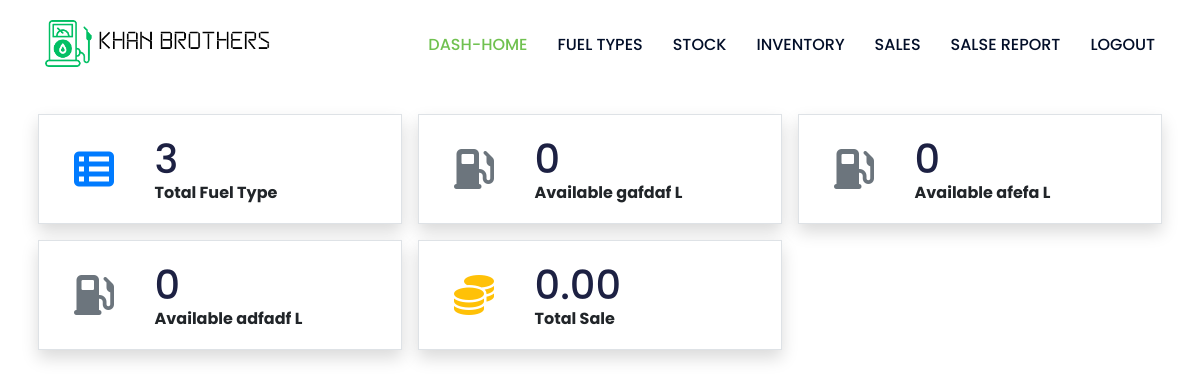
Before: /kb-dash/ (signed in) with the older database file.
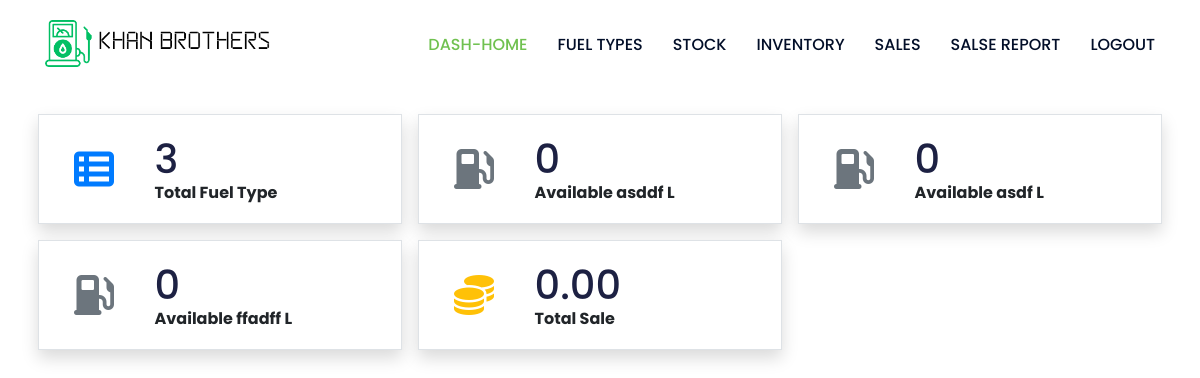
After: the same page with the newer database file.
### management/models.py (models this page shows)
class Fuel(models.Model):
    name = models.CharField(max_length=100)
    description = models.TextField()
    status = models.CharField(max_length=2, choices=(('1', 'Active'), ('0', 'Inactive')), default=1)
    price = models.FloatField(max_length=(15, 2), default=0)
    date_created = models.DateTimeField(auto_now=True)
    class Meta:
        verbose_name_plural = "Fuel type list"
    def __str__(self):
        return str(f"{self.name}")
    def available(self):
        try:
            stock_in = self.stocks.aggregate(models.Sum("volume"))['volume__sum']
            if stock_in is None:
                stock_in = 0
        except:
            stock_in = 0
        try:
            sale = self.sales.aggregate(models.Sum("volume"))['volume__sum']
            if sale is None:
                sale = 0
        except:
            sale = 0
        return stock_in - sale

### management/views.py (the view)
# urls.py: path('', views.Dashboard.as_view(), name='dashboard'),
class Dashboard(LoginRequiredMixin, generic.View):
  def get(self, request, *args, **kwargs):
    total_fuel_count = Fuel.objects.filter(status = 1).count()
    fuels = Fuel.objects.filter(status=1)
    try:
      active_fuels = Fuel.objects.filter(status=1)
      total_sale = Sale.objects.filter(fuel__id__in = active_fuels).aggregate(Sum('total_amount'))['total_amount__sum']
      if total_sale is None:
        total_sale = 0
    except:
      total_sale = 0
    context = {
      'total_fuel_count': total_fuel_count,
      'fuels': fuels,
      'total_sale': total_sale,
    }
    return render(request, 'management/dashboard.html', context)

### kb_config/templates/management/dashboard.html (shortened to what this page needs)
{% extends "management_base.html" %}
{% load humanize %}
{% block content %}
<section class="">
  <div class="row justify-content-start">
    <div class="col-lg-4 col-md-6 col-sm-12 col-xs-12 p-2">
      <div class=" card card-default rounded-0 shadow border border-gray">
        <div class="card-body">
          <div class="container-fluid">
            <div class="d-flex w-100 align-items-center">
              <div class="col-3">
                <i class="fs-1 text-primary fa-solid fa-th-list" style="font-size: 40px"></i>
              </div>
              <div class="col-9">
                <h2 class="text-end">{{total_fuel_count|intcomma}}</h2>
                  <div class="text-end text-sm"><b>Total Fuel Type</b></div>
              </div>
            </div>
          </div>
        </div>
      </div>
    </div>
    {% for fuel in fuels %}
    <div class="col-lg-4 col-md-6 col-sm-12 col-xs-12 p-2">
      <div class=" card card-default rounded-0 shadow border border-gray">
        <div class="card-body">
          <div class="container-fluid">
            <div class="d-flex w-100 align-items-center">
              <div class="col-3">
                <i class="fs-1 text-muted fa fa-gas-pump" style="font-size: 40px"></i>
              </div>
              <div class="col-9">
                <h2 class="text-end">{{fuel.available|intcomma}}</h2>
                  <div class="text-end text-sm"><b>Available {{fuel}} L</b></div>
              </div>
            </div>
          </div>
        </div>
      </div>
    </div>
    {% endfor %}
    <div class="col-lg-4 col-md-6 col-sm-12 col-xs-12 p-2">
      <div class=" card card-default rounded-0 shadow border border-gray">
        <div class="card-body">
          <div class="container-fluid">
            <div class="d-flex w-100 align-items-center">
              <div class="col-3">
                <i class="fs-1 text-warning fa fa-coins" style="font-size: 40px"></i>
              </div>
              <div class="col-9">
                <h2 class="text-end">{{total_sale|floatformat:2|intcomma}}</h2>
                  <div class="text-end text-sm"><b>Total Sale</b></div>
              </div>
            </div>
          </div>
        </div>
      </div>
    </div>
  </div>
</section>
{% endblock content %}

Changed rows visible on the page:
removed Fuel: available "0", name "gafdaf"
removed Fuel: available "0", name "afefa"
removed Fuel: available "0", name "adfadf"
added Fuel: available "0", name "asddf"
added Fuel: available "0", name "asdf"
added Fuel: available "0", name "ffadff"
